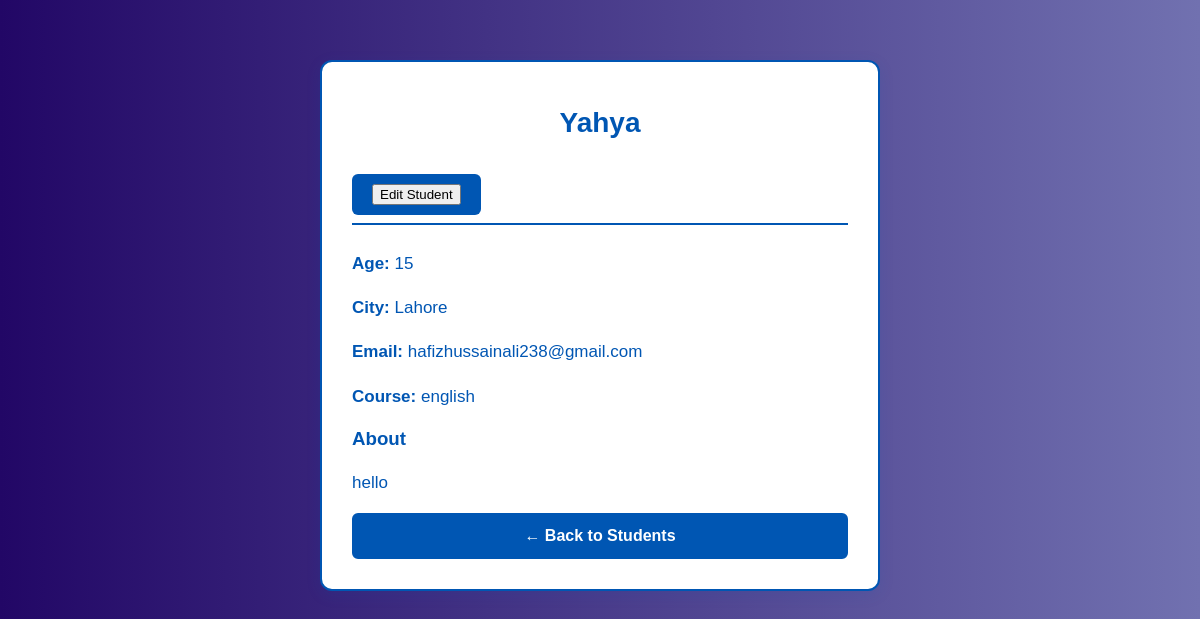
The app's page /student/11, older data.
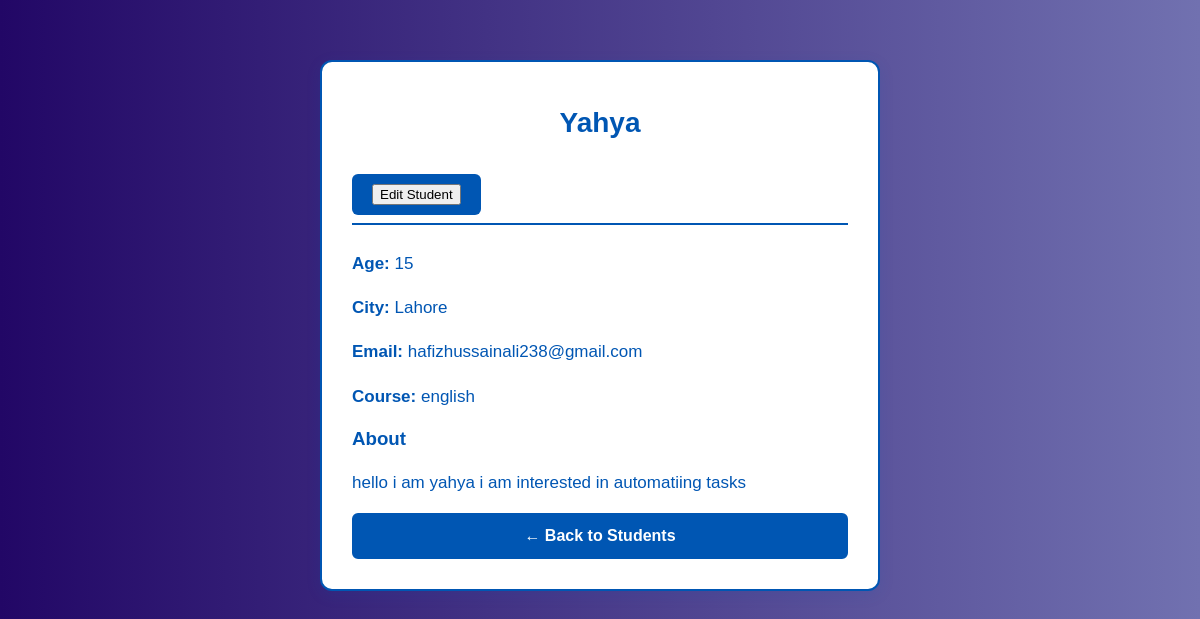
The same page, newer data.
### tables this page shows
CREATE TABLE students (
                    id INTEGER PRIMARY KEY AUTOINCREMENT,
                    name TEXT NOT NULL,
                    age INTEGER NOT NULL,
                    city TEXT NOT NULL,
                    email TEXT NOT NULL,
                    course TEXT NOT NULL,
                    bio TEXT NOT NULL
                );

### main.py (the view)
@app.get("/student/{student_id}")
def student_details(request: Request, student_id: int):
    with closing(sqlite3.connect(DATABASE)) as conn:
        conn.row_factory = sqlite3.Row
        row = conn.execute(
            "SELECT * FROM students WHERE id = ?",
            (student_id,)
        ).fetchone()
        student = dict(row) if row else None
    if student is None:
        raise HTTPException(
            status_code=status.HTTP_404_NOT_FOUND,
            detail="Student not found"
        )
    return templates.TemplateResponse(
        request=request,
        name="student.html",
        context={
            "request": request,
            "student": student
        }
    )

### templates/student.html (shortened to what this page needs)
<!DOCTYPE html>
<html lang="en">
<head>
    <link rel="stylesheet" href="{{ url_for('static', path='style.css') }}">
</head>
<body>
    <div class="container">
        <div class="profile-card">
            <h1>{{ student.name }}</h1>
        <a href="/edit-student/{{ student.id }}" class="edit-button">
            <button type="button"> Edit Student </button>
        </a>
            <hr>
            <p>
                <strong>Age:</strong>
                {{ student.age }}
            </p>
            <p>
                <strong>City:</strong>
                {{ student.city }}
            </p>
            <p>
                <strong>Email:</strong>
                {{ student.email }}
            </p>
            <p>
                <strong>Course:</strong>
                {{ student.course }}
            </p>
            <h3>About</h3>
            <p>
                {{ student.bio }}
            </p>
            <a class="back-button" href="/">
                ← Back to Students
            </a>
        </div>
    </div>
</body>
</html>

Row changes from the older to the newer data that the page shows:
changed students "Yahya": bio "hello" → "hello i am yahya i am interested in automatiing tasks"
